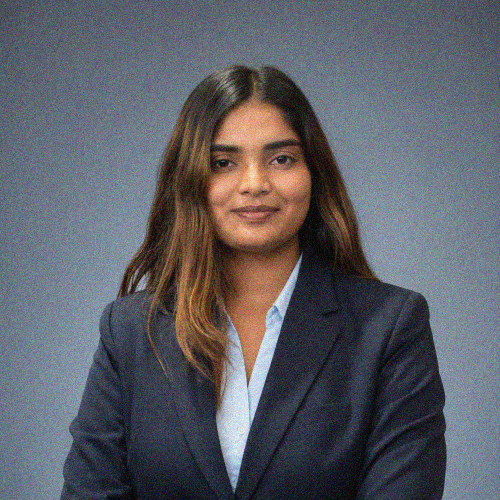
#> input picture cv_cca3_project/outputs/task1_restoration_segmentation/A_restoration/noisy_gaussian_noise.png, 1000 x 1000 px (shown at 1/2 size)
$ python -i task1_restoration_segmentation.py   (imports and definitions only)
#> lines starting #> are read from the running program, lines starting #| are printed output that depends on the picture; after the words box and inside, x2 and y2 are one past the last pixel; in counts of white or black regions, pixels touching at a corner belong together
#> further down, picture is the input picture: shape (1000, 1000, 3); mean B, G, R 103, 95.1, 93.1
### cv_cca3_project/src/common.py
"""Shared helpers used by all tasks (paths, loading, saving).

You normally never run this file directly.
"""
import json
from pathlib import Path

import cv2
import matplotlib

matplotlib.use("Agg")  # figures are saved to files, no pop-up windows needed
import matplotlib.pyplot as plt  # noqa: E402
import numpy as np  # noqa: E402

# Project root = the folder that contains main.py
ROOT = Path(__file__).resolve().parent.parent
INPUT_DIR = ROOT / "input"
OUTPUT_DIR = ROOT / "outputs"
METRICS_DIR = OUTPUT_DIR / "metrics"

IMAGE_EXTS = {".jpg", ".jpeg", ".png", ".bmp", ".webp"}
VIDEO_EXTS = {".mp4", ".mov", ".avi", ".mkv", ".m4v"}

# Phone photos are huge (4000x3000). We shrink them for faster processing.
MAX_SIDE = 1000


# [37 lines left out: functions find_input, require_input, load_image, task_dir, not called in this run]


def save_image(folder, filename, img):
    path = Path(folder) / filename
    if not cv2.imwrite(str(path), img):
        raise IOError(f"Could not write image: {path}")
    return path


# [33 lines left out: functions save_figure, _to_python, save_metrics, load_metrics, not called in this run]


def bgr2rgb(img):
    return cv2.cvtColor(img, cv2.COLOR_BGR2RGB)


# [8 lines left out: function label, not called in this run]

### cv_cca3_project/src/task1_restoration_segmentation.py
"""Task 1 - Image Restoration, Morphology and Segmentation (Unit 3).

What this file does
-------------------
A. Adds Gaussian noise and salt-and-pepper noise to your photo, restores it with
   median and Gaussian filters, and measures PSNR and SSIM against the clean photo.
B. Thresholding (binary image), erosion, dilation, opening, closing,
   Canny edge detection and watershed segmentation.

Run in VS Code terminal:
    python src/task1_restoration_segmentation.py
Optional (use a different image, e.g. one with touching coins, for watershed):
    python src/task1_restoration_segmentation.py --seg-image input/coins.jpg
"""
import argparse
import csv

import cv2
import matplotlib.pyplot as plt
import numpy as np
from skimage.metrics import peak_signal_noise_ratio, structural_similarity

from common import (IMAGE_EXTS, bgr2rgb, load_image, require_input, save_figure,
                    save_image, save_metrics, task_dir)

TASK_NAME = "task1_restoration_segmentation"
SEED = 42            # fixed seed -> same noise every run (reproducible results)
GAUSSIAN_SIGMA = 25  # strength of Gaussian noise (0-255 scale)
SP_AMOUNT = 0.05     # 5 % of pixels become salt (white) or pepper (black)


# ---------------------------------------------------------------- Part A: noise
# [13 lines left out: functions add_gaussian_noise, add_salt_pepper_noise, not called in this run]


FILTERS = {
    "median": lambda im: cv2.medianBlur(im, 5),
    "gaussian": lambda im: cv2.GaussianBlur(im, (5, 5), 1.0),
}


# [59 lines left out: functions measure, part_a_restoration, not called in this run]


# ------------------------------------------------- Part B: morphology + edges
def white_minority(mask):
    """Make sure the 'object' pixels are white. If more than half of the mask
    is white we assume the background is white and invert it."""
    if np.count_nonzero(mask) > mask.size / 2:
        return cv2.bitwise_not(mask), True
    return mask, False


# [62 lines left out: function part_b_morphology, not called in this run]


# ------------------------------------------------------------------ watershed
def part_b_watershed(img, out_dir):
#> called with out_dir = 'out.png'
    gray = cv2.cvtColor(img, cv2.COLOR_BGR2GRAY)
    blur = cv2.GaussianBlur(gray, (5, 5), 0)
    _, binary = cv2.threshold(blur, 0, 255, cv2.THRESH_BINARY_INV + cv2.THRESH_OTSU)
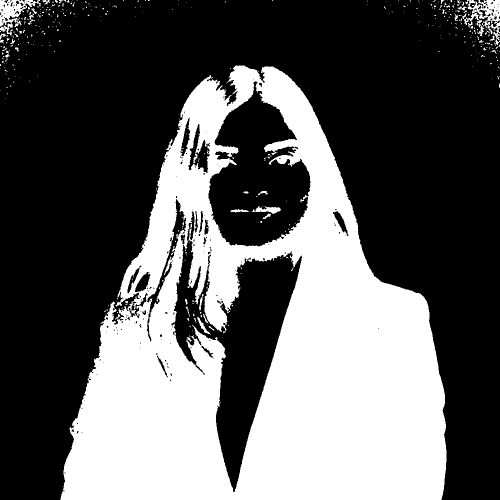
#> binary: shape (1000, 1000) (shown at 1/2 size); 36% white; 435 white regions (392 under 20 px), largest, box (x1, y1, x2, y2) and area: (121, 131, 893, 1000) 351582, (928, 0, 1000, 80) 2495, (0, 0, 81, 71) 2207
    binary, _ = white_minority(binary)

    k = np.ones((3, 3), np.uint8)
    opening = cv2.morphologyEx(binary, cv2.MORPH_OPEN, k, iterations=2)
#> opening: shape (1000, 1000); 35% white; 29 white regions (1 under 20 px), largest, box (x1, y1, x2, y2) and area: (121, 131, 893, 1000) 346109, (0, 0, 43, 52) 1038, (971, 0, 1000, 33) 706
    sure_bg = cv2.dilate(opening, k, iterations=3)              # surely background
#> sure_bg: shape (1000, 1000); 38.1% white; 9 white regions, largest, box (x1, y1, x2, y2) and area: (118, 128, 896, 1000) 375608, (0, 0, 46, 64) 2135, (956, 0, 1000, 55) 1529
    dist = cv2.distanceTransform(opening, cv2.DIST_L2, 5)       # distance to background
    if dist.max() <= 0:
        raise RuntimeError("Watershed: no objects found after thresholding. "
                           "Use an image with clear objects (see --seg-image).")
    _, sure_fg = cv2.threshold(dist, 0.6 * dist.max(), 255, 0)  # surely object centres
#> sure_fg: shape (1000, 1000) float32; 4% white; 2 white regions, box (x1, y1, x2, y2) and area: (593, 745, 769, 1000) 32468, (249, 875, 341, 1000) 7327
    sure_fg = sure_fg.astype(np.uint8)
    unknown = cv2.subtract(sure_bg, sure_fg)
#> unknown: shape (1000, 1000); 34.1% white; 9 white regions, largest, box (x1, y1, x2, y2) and area: (118, 128, 896, 1000) 335813, (0, 0, 46, 64) 2135, (956, 0, 1000, 55) 1529

    _, markers = cv2.connectedComponents(sure_fg)
#> markers: shape (1000, 1000) int32; 3 distinct labels, from 0 to 2
    markers = markers + 1            # background = 1, objects = 2, 3, ...
#> markers: shape (1000, 1000) int32; 3 distinct labels, from 1 to 3
    markers[unknown == 255] = 0      # 0 = "not decided yet", watershed decides
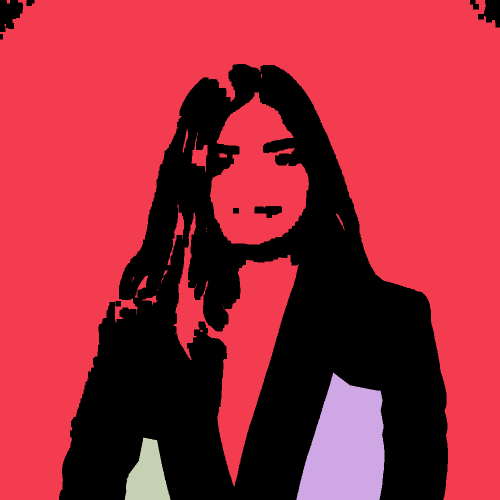
#> markers: shape (1000, 1000) int32 (shown at 1/2 size); 4 distinct labels, from 0 to 3; one colour per label, 0 black
    markers = cv2.watershed(img.copy(), markers)
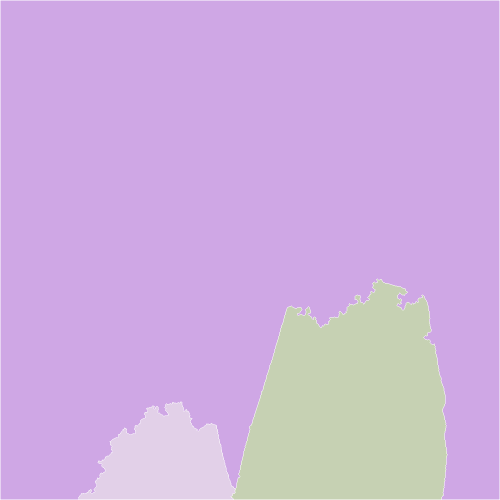
#> markers: shape (1000, 1000) int32 (shown at 1/2 size); 4 distinct labels, from -1 to 3; one colour per label, 0 black, -1 white

    boundaries = img.copy()
    boundaries[markers == -1] = (0, 0, 255)
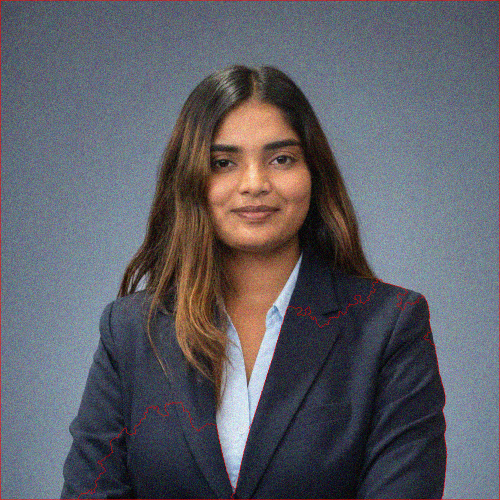
#> boundaries: shape (1000, 1000, 3) (shown at 1/2 size); 0.61% of pixels changed, all inside (x1, y1, x2, y2) = (0, 0, 1000, 1000)

    rng = np.random.default_rng(1)
    colors = rng.integers(60, 255, size=(markers.max() + 2, 3)).astype(np.uint8)
#> colors = [[152, 159, 207], [245, 66, 88], [220, 244, 108], [120, 229, 142], [113, 221, 110]]
    color_layer = np.zeros_like(img)
    labels = [l for l in np.unique(markers) if l > 1]
#> labels = [2, 3]
    for lab in labels:
        color_layer[markers == lab] = colors[lab]
#> this loop made 2 passes
#> lab on passes 1 to 2: 2, 3
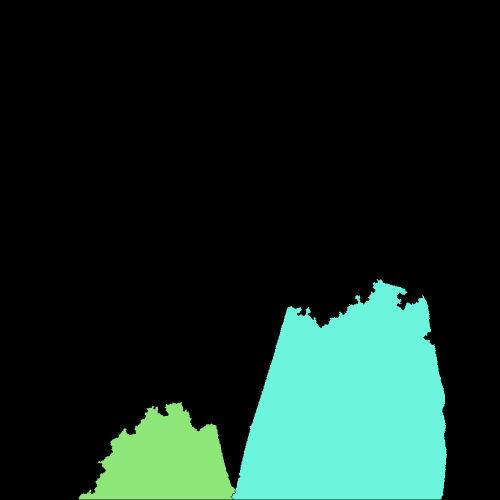
#> color_layer: shape (1000, 1000, 3) (shown at 1/2 size); mean of channels 0, 1, 2 35.6, 43.1, 20.7; drawn as B, G, R
    regions = cv2.addWeighted(img, 0.5, color_layer, 0.5, 0)
    regions[markers == -1] = (0, 0, 255)
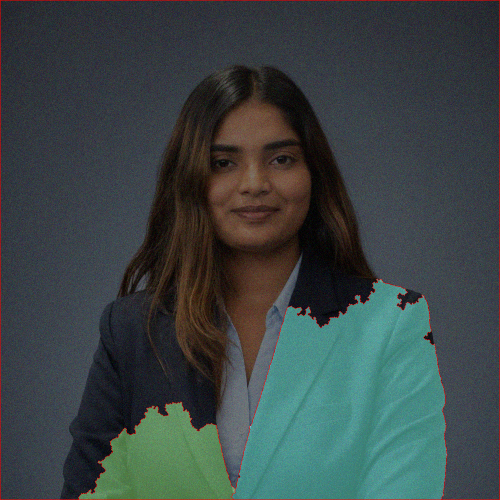
#> regions: shape (1000, 1000, 3) (shown at 1/2 size); mean B, G, R 69, 68.8, 58.2

    dist_vis = cv2.normalize(dist, None, 0, 255, cv2.NORM_MINMAX).astype(np.uint8)
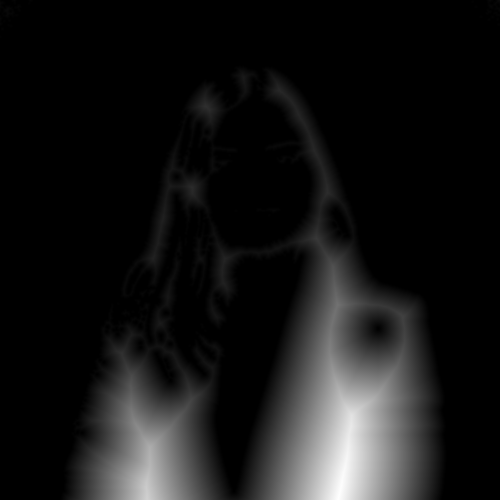
#> dist_vis: shape (1000, 1000) (shown at 1/2 size); min 0, max 254, mean 22.2
    save_image(out_dir, "watershed_binary.png", binary)
    save_image(out_dir, "watershed_distance_transform.png", dist_vis)
    save_image(out_dir, "watershed_sure_foreground.png", sure_fg)
    save_image(out_dir, "watershed_boundaries.png", boundaries)
    save_image(out_dir, "watershed_regions.png", regions)

    fig, axes = plt.subplots(1, 4, figsize=(20, 5))
    for ax, (title, im, cmap) in zip(axes, [
            ("Original", bgr2rgb(img), None), ("Distance transform", dist_vis, "gray"),
            ("Boundaries (red)", bgr2rgb(boundaries), None),
            (f"Segmented regions ({len(labels)})", bgr2rgb(regions), None)]):
        ax.imshow(im, cmap=cmap)
        ax.set_title(title)
        ax.axis("off")
#> this loop made 4 passes
#> (title, cmap) on passes 1 to 4: ('Original', None), ('Distance transform', 'gray'), ('Boundaries (red)', None), ('Segmented regions (2)', None)
    fig.suptitle("Watershed segmentation", fontsize=14)
#> (the run stopped early here; a loop or call above may not have finished)
